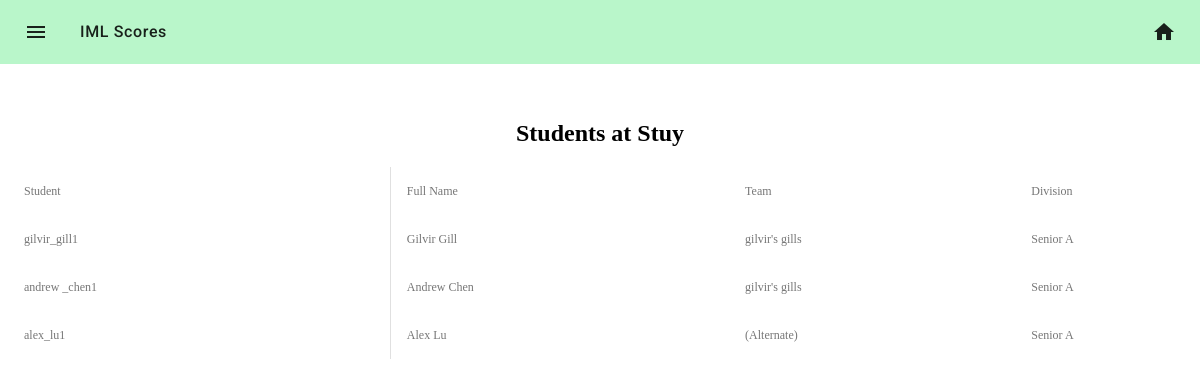
The app's page /students/manage (signed in), older data.
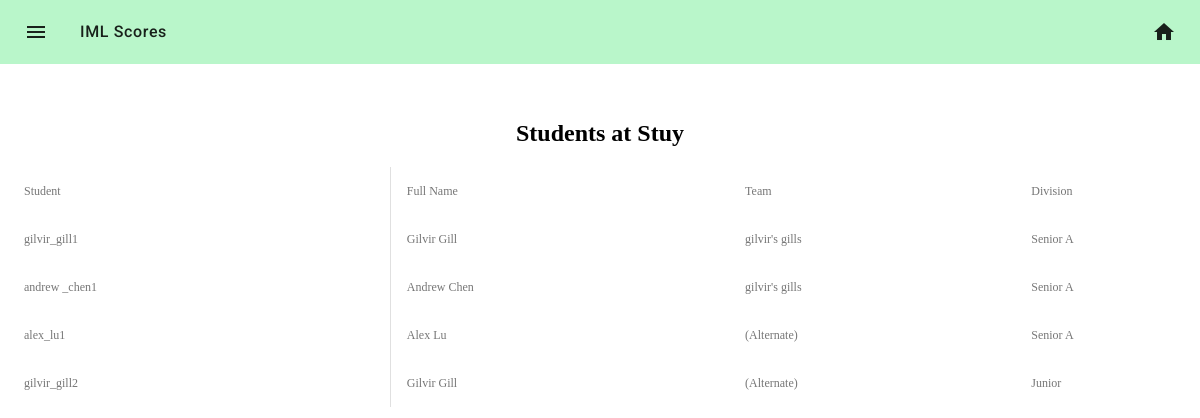
The same page, newer data.
### iml/models.py (models this page shows, shortened)
class School(db.Model):
    __tablename__ = 'schools'
    id = db.Column(db.Integer, primary_key=True)
    name = db.Column(db.String(32), nullable=False)
    teams = db.relationship('Team', back_populates='school')
    coaches = db.relationship('User', back_populates='school')
    students = db.relationship('Student', back_populates='school')

class Student(db.Model):
    __tablename__ = 'students'
    id = db.Column(db.Integer, primary_key=True)
    first = db.Column(db.String(32), nullable=False)
    last = db.Column(db.String(32), nullable=False)
    username = db.Column(db.String(32), nullable=False)
    school_id = db.Column(db.Integer, db.ForeignKey('schools.id'),nullable=False)
    division_id = db.Column(db.Integer, db.ForeignKey('divisions.id'),
                            nullable=False)
    team_id = db.Column(db.Integer, db.ForeignKey('teams.id'),
                        nullable=True)
    school = db.relationship('School', back_populates='students')
    scores = db.relationship('Score', back_populates='student')
    division = db.relationship('Division', back_populates='students')
    team = db.relationship('Team', back_populates='students')

class Team(db.Model):
    __tablename__ = 'teams'
    id = db.Column(db.Integer, primary_key=True)
    name = db.Column(db.String(32), nullable=False)
    school_id = db.Column(db.Integer, db.ForeignKey('schools.id'), nullable=False)
    division_id = db.Column(db.Integer, db.ForeignKey('divisions.id'),
                            nullable=False)
    school = db.relationship('School', back_populates = 'teams')
    division = db.relationship('Division', back_populates = 'teams')
    scores = db.relationship('Score', back_populates = 'team')
    students = db.relationship('Student', back_populates = 'team')

class Division(db.Model):
    __tablename__ = 'divisions'
    id = db.Column(db.Integer, primary_key=True)
    name = db.Column(db.String(64), nullable=False)
    url = db.Column(db.String(64), nullable=False)
    teams = db.relationship('Team', back_populates = 'division')
    students = db.relationship('Student', back_populates='division')
    contests = db.relationship('Contest', back_populates = 'division')

### iml/core/students/controllers.py (the view)
@students.route('/manage', methods = ["GET"])
@login_required()
def show_students():
    user = get_user(session["userdata"]["id"])
    students = user.school.students
    return render_custom_template("core/students/manage.html",
                                  students=students)

### iml/core/user/wrappers.py (called while the page is built)
def login_required(redirect_to=None, to_flash=None):
    def validator(*args, **kwargs):
        sess_status = session.get("status", IS_NOT_LOGGED_IN)
        return sess_status >= IS_LOGGED_IN
    return validate_page_access(redirect_to,
                                to_flash,
                                validator)

### iml/util/__init__.py (called while the page is built)
def get_user(user_id):
    return User.query.filter_by(id=user_id).first()

def render_custom_template(*args, **kwargs):
    status = IS_NOT_LOGGED_IN
    user = None
    userdata = session.get("userdata")
    if session.get("userdata"):
        user = get_user(session["userdata"]["id"])
        status = session["status"]
    if "status" not in kwargs:
        kwargs["status"] = status
    if "user" not in kwargs:
        kwargs["user"] = user
    if "userdata" not in kwargs:
        kwargs["userdata"] = userdata
    return flask.render_template(*args, **kwargs)

### iml/util/wrappers.py (called while the page is built)
def validate_page_access(redirect_to=None,
                         to_flash=None,
                         validate_function= lambda *args, **kwargs: True):
    def decorator(f):
        @wraps(f)
        def check_and_call(*args, **kwargs):
            check = validate_function(*args, **kwargs)
            if check:
                return f(*args, **kwargs)
            else:
                if redirect_to and to_flash:
                    flash(to_flash)
                    return redirect(redirect_to)
            return render_template("errors/403.html")
        return check_and_call
    return decorator

### iml/templates/core/students/manage.html
{% extends "_base.html" %}
{% from "macros/_renderfield.html" import render_field %}
{% block content %}
<center>
    <h2> Students at {{user.school.name}} </h2>
</center>
      <table class="mdc-data-table__content">
        <thead>
          <tr class="mdc-data-table__row">
              <th class="mdc-data-table__column">Student</th>
              <th class="mdc-data-table__column">Full Name</th>
              <th class="mdc-data-table__column">Team</th>
              <th class="mdc-data-table__column">Division</th>
          </tr>
          {% for student in students %}
          <tr class="mdc-data-table__row">
              <th class="mdc-data-table__column">{{student.username}}</th>
              <th class="mdc-data-table__column">{{student.first}} {{student.last}}</th>
              <th class="mdc-data-table__column">{% if student.team %} {{student.team.name}} {% else %} (Alternate) {% endif %}</th>
              <th class="mdc-data-table__column">{{student.division.name}}</th>
          </tr>
          {% endfor %}
        </thead>
      </table>
{%endblock%}

### iml/templates/_base.html (shortened to what this page needs)
<!DOCTYPE HTML>
<html>
    <head>
        <link rel="stylesheet" type="text/css" href="{{url_for('static', filename= 'vendor/mdc.css')}}">
        <link rel="stylesheet" type="text/css" href="{{url_for('static', filename= 'vendor/normalize.css')}}">
        <link rel="stylesheet" type="text/css" href="{{url_for('static', filename= 'vendor/mdc-table.css')}}">
        <link rel="stylesheet" type="text/css" href="{{url_for('static', filename= 'css/mdc-theme.css')}}">
        <link rel="stylesheet" type="text/css" href="{{url_for('static', filename= 'css/forms.css')}}">
        <link rel="stylesheet" type="text/css" href="{{url_for('static', filename= 'css/everything.css')}}">
    </head>
    <body>
        {% block navbar %}
        <header class="mdc-top-app-bar secondary-nav" id="app-bar">
            <div class="mdc-top-app-bar__row secondary-nav">
                <section class="mdc-top-app-bar__section mdc-top-app-bar__section--align-start">
                    <a href="#" class="material-icons mdc-top-app-bar__navigation-icon" style="color:rgba(0,0,0,.87)!important">menu</a>
                    <span class="mdc-top-app-bar__title">IML Scores</span>
                </section>
                <section class="mdc-top-app-bar__section mdc-top-app-bar__section--align-end" role="toolbar">
                    <a href="/" class="material-icons mdc-top-app-bar__action-item " aria-label="Download" alt="Download" style="color:rgba(0,0,0,.87)!important">home</a>
                </section>
            </div>
        </header>
        {% endblock navbar %}
    <main>
        <div style="padding-top:100px"></div>
        <div>
            {% block content %}
            {% endblock content%}
        </div>
    </main>
    </body>
</html>

### iml/static/css/mdc-theme.css (style rules this page uses)
.mdc-top-app-bar__title { font-size: 1rem; letter-spacing: 0.04em; }
html, body { height: 100%; }

Row changes from the older to the newer data that the page shows:
added Student: username "gilvir_gill2", first "Gilvir", last "Gill", shows "(Alternate)", division.name "Junior"
